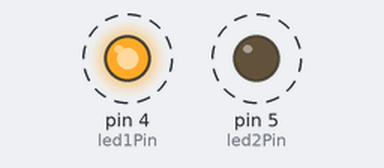
This sketch was run on a simulated Arduino Uno, built with avr-gcc and run on an emulated ATmega328P. On the bench: output pins drawn as LEDs (lit = HIGH). Dashed ring = blinking.

Above: at 0.5 s.
Timing chart, 0 to 4.6 s (numbered marks = the images above):
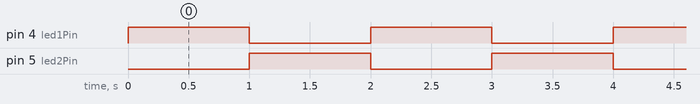

Measured:
- by itself, pin 4 (led1Pin), pin 5 (led2Pin): alternates HIGH for 1.0 s and LOW for 1.0 s

The sketch:

Sketch_2.1.2_Two_LEDs_Blink.ino
```cpp
/*
  Sketch 2.1.2
  Two LEDs Blink

  modified 2018/5/13
  by http://www.thingerbits.com
*/

// set pin numbers:
int led1Pin = 4;            // the number of the LED1 pin
int led2Pin = 5;            // the number of the LED2 pin

void setup() {
  // initialize the LED pin as an output:
  pinMode(led1Pin, OUTPUT);
  pinMode(led2Pin, OUTPUT);
}

void loop() {
  setLed(HIGH, LOW);      // set LED1 on, and LED2 off.
  setLed(LOW, HIGH);      // set LED1 off, and LED2 on.
}

void setLed(int led1, int led2) {
  digitalWrite(led1Pin, led1);   // the state of LED1 is determined by variable led1.
  digitalWrite(led2Pin, led2);   // the state of LED2 is determined by variable led2.
  delay(1000);                   // wait for a second
}
```
